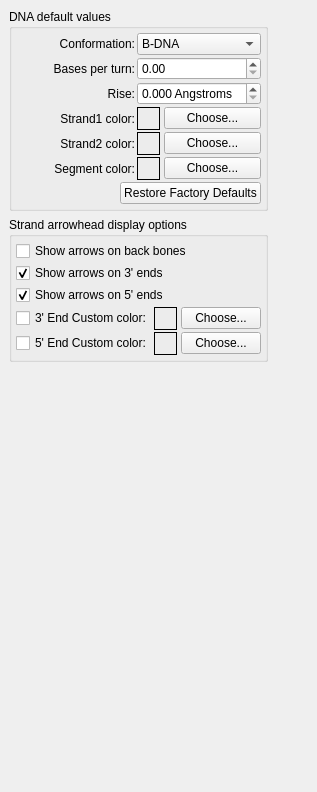
         <widget class="QWidget" name="DNA" >
          <layout class="QGridLayout" >
           <property name="margin" >
            <number>9</number>
           </property>
           <property name="spacing" >
            <number>6</number>
           </property>
           <item row="0" column="0" >
            <layout class="QVBoxLayout" >
             <property name="margin" >
              <number>0</number>
             </property>
             <property name="spacing" >
              <number>6</number>
             </property>
             <item>
              <widget class="QGroupBox" name="groupBox" >
               <property name="title" >
                <string>DNA default values</string>
               </property>
               <layout class="QVBoxLayout" >
                <property name="margin" >
                 <number>4</number>
                </property>
                <property name="spacing" >
                 <number>2</number>
                </property>
                <item>
                 <layout class="QGridLayout" >
                  <property name="margin" >
                   <number>0</number>
                  </property>
                  <property name="spacing" >
                   <number>2</number>
                  </property>
                  <item row="4" column="0" >
                   <widget class="QLabel" name="label_24" >
                    <property name="sizePolicy" >
                     <sizepolicy>
                      <hsizetype>1</hsizetype>
                      <vsizetype>5</vsizetype>
                      <horstretch>0</horstretch>
                      <verstretch>0</verstretch>
                     </sizepolicy>
                    </property>
                    <property name="text" >
                     <string>Strand2 color:</string>
                    </property>
                    <property name="alignment" >
                     <set>Qt::AlignRight|Qt::AlignTrailing|Qt::AlignVCenter</set>
                    </property>
                   </widget>
                  </item>
                  <item row="3" column="0" >
                   <widget class="QLabel" name="label_23" >
                    <property name="sizePolicy" >
                     <sizepolicy>
                      <hsizetype>1</hsizetype>
                      <vsizetype>5</vsizetype>
                      <horstretch>0</horstretch>
                      <verstretch>0</verstretch>
                     </sizepolicy>
                    </property>
                    <property name="text" >
                     <string>Strand1 color:</string>
                    </property>
                    <property name="alignment" >
                     <set>Qt::AlignRight|Qt::AlignTrailing|Qt::AlignVCenter</set>
                    </property>
                   </widget>
                  </item>
                  <item row="3" column="1" >
                   <layout class="QHBoxLayout" >
                    <property name="margin" >
                     <number>0</number>
                    </property>
                    <property name="spacing" >
                     <number>4</number>
                    </property>
                    <item>
                     <widget class="QFrame" name="dnaDefaultStrand1ColorFrame" >
                      <property name="sizePolicy" >
                       <sizepolicy>
                        <hsizetype>0</hsizetype>
                        <vsizetype>0</vsizetype>
                        <horstretch>0</horstretch>
                        <verstretch>0</verstretch>
                       </sizepolicy>
                      </property>
                      <property name="minimumSize" >
                       <size>
                        <width>23</width>
                        <height>23</height>
                       </size>
                      </property>
                      <property name="maximumSize" >
                       <size>
                        <width>23</width>
                        <height>23</height>
                       </size>
                      </property>
                      <property name="frameShape" >
                       <enum>QFrame::Box</enum>
                      </property>
                      <property name="frameShadow" >
                       <enum>QFrame::Plain</enum>
                      </property>
                     </widget>
                    </item>
                    <item>
                     <widget class="QPushButton" name="dnaDefaultStrand1ColorPushButton" >
                      <property name="text" >
                       <string>Choose...</string>
                      </property>
                      <property name="autoDefault" >
                       <bool>false</bool>
                      </property>
                     </widget>
                    </item>
                   </layout>
                  </item>
                  <item row="0" column="1" >
                   <widget class="QComboBox" name="dnaConformationComboBox" >
                    <item>
                     <property name="text" >
                      <string>B-DNA</string>
                     </property>
                    </item>
                   </widget>
                  </item>
                  <item row="5" column="1" >
                   <layout class="QHBoxLayout" >
                    <property name="margin" >
                     <number>0</number>
                    </property>
                    <property name="spacing" >
                     <number>4</number>
                    </property>
                    <item>
                     <widget class="QFrame" name="dnaDefaultSegmentColorFrame" >
                      <property name="sizePolicy" >
                       <sizepolicy>
                        <hsizetype>0</hsizetype>
                        <vsizetype>0</vsizetype>
                        <horstretch>0</horstretch>
                        <verstretch>0</verstretch>
                       </sizepolicy>
                      </property>
                      <property name="minimumSize" >
                       <size>
                        <width>23</width>
                        <height>23</height>
                       </size>
                      </property>
                      <property name="maximumSize" >
                       <size>
                        <width>23</width>
                        <height>23</height>
                       </size>
                      </property>
                      <property name="frameShape" >
                       <enum>QFrame::Box</enum>
                      </property>
                      <property name="frameShadow" >
                       <enum>QFrame::Plain</enum>
                      </property>
                     </widget>
                    </item>
                    <item>
                     <widget class="QPushButton" name="dnaDefaultSegmentColorPushButton" >
                      <property name="text" >
                       <string>Choose...</string>
                      </property>
                      <property name="autoDefault" >
                       <bool>false</bool>
                      </property>
                     </widget>
                    </item>
                   </layout>
                  </item>
                  <item row="2" column="0" >
                   <widget class="QLabel" name="label_6" >
                    <property name="text" >
                     <string>Rise:</string>
                    </property>
                    <property name="alignment" >
                     <set>Qt::AlignRight|Qt::AlignTrailing|Qt::AlignVCenter</set>
                    </property>
                   </widget>
                  </item>
                  <item row="1" column="1" >
                   <widget class="QDoubleSpinBox" name="dnaBasesPerTurnDoubleSpinBox" >
                    <property name="decimals" >
                     <number>2</number>
                    </property>
                    <property name="singleStep" >
                     <double>0.100000000000000</double>
                    </property>
                   </widget>
                  </item>
                  <item row="0" column="0" >
                   <widget class="QLabel" name="label_11" >
                    <property name="sizePolicy" >
                     <sizepolicy>
                      <hsizetype>1</hsizetype>
                      <vsizetype>5</vsizetype>
                      <horstretch>0</horstretch>
                      <verstretch>0</verstretch>
                     </sizepolicy>
                    </property>
                    <property name="text" >
                     <string>Conformation:</string>
                    </property>
                    <property name="alignment" >
                     <set>Qt::AlignRight|Qt::AlignTrailing|Qt::AlignVCenter</set>
                    </property>
                   </widget>
                  </item>
                  <item row="4" column="1" >
                   <layout class="QHBoxLayout" >
                    <property name="margin" >
                     <number>0</number>
                    </property>
                    <property name="spacing" >
                     <number>4</number>
                    </property>
                    <item>
                     <widget class="QFrame" name="dnaDefaultStrand2ColorFrame" >
                      <property name="sizePolicy" >
                       <sizepolicy>
                        <hsizetype>0</hsizetype>
                        <vsizetype>0</vsizetype>
                        <horstretch>0</horstretch>
                        <verstretch>0</verstretch>
                       </sizepolicy>
                      </property>
                      <property name="minimumSize" >
                       <size>
                        <width>23</width>
                        <height>23</height>
                       </size>
                      </property>
                      <property name="maximumSize" >
                       <size>
                        <width>23</width>
                        <height>23</height>
                       </size>
                      </property>
                      <property name="frameShape" >
                       <enum>QFrame::Box</enum>
                      </property>
                      <property name="frameShadow" >
                       <enum>QFrame::Plain</enum>
                      </property>
                     </widget>
                    </item>
                    <item>
                     <widget class="QPushButton" name="dnaDefaultStrand2ColorPushButton" >
                      <property name="text" >
                       <string>Choose...</string>
                      </property>
                      <property name="autoDefault" >
                       <bool>false</bool>
                      </property>
                     </widget>
                    </item>
                   </layout>
                  </item>
                  <item row="1" column="0" >
                   <widget class="QLabel" name="label_4" >
                    <property name="sizePolicy" >
                     <sizepolicy>
                      <hsizetype>1</hsizetype>
                      <vsizetype>5</vsizetype>
                      <horstretch>0</horstretch>
                      <verstretch>0</verstretch>
                     </sizepolicy>
                    </property>
                    <property name="text" >
                     <string>Bases per turn:</string>
                    </property>
                    <property name="alignment" >
                     <set>Qt::AlignRight|Qt::AlignTrailing|Qt::AlignVCenter</set>
                    </property>
                   </widget>
                  </item>
                  <item row="5" column="0" >
                   <widget class="QLabel" name="label_7" >
                    <property name="sizePolicy" >
                     <sizepolicy>
                      <hsizetype>1</hsizetype>
                      <vsizetype>5</vsizetype>
                      <horstretch>0</horstretch>
                      <verstretch>0</verstretch>
                     </sizepolicy>
                    </property>
                    <property name="text" >
                     <string>Segment color:</string>
                    </property>
                    <property name="alignment" >
                     <set>Qt::AlignRight|Qt::AlignTrailing|Qt::AlignVCenter</set>
                    </property>
                   </widget>
                  </item>
                  <item row="2" column="1" >
                   <widget class="QDoubleSpinBox" name="dnaRiseDoubleSpinBox" >
                    <property name="suffix" >
                     <string> Angstroms</string>
                    </property>
                    <property name="decimals" >
                     <number>3</number>
                    </property>
                    <property name="singleStep" >
                     <double>0.010000000000000</double>
                    </property>
                   </widget>
                  </item>
                 </layout>
                </item>
                <item>
                 <layout class="QHBoxLayout" >
                  <property name="margin" >
                   <number>0</number>
                  </property>
                  <property name="spacing" >
                   <number>4</number>
                  </property>
                  <item>
                   <spacer>
                    <property name="orientation" >
                     <enum>Qt::Horizontal</enum>
                    </property>
                    <property name="sizeHint" >
                     <size>
                      <width>40</width>
                      <height>20</height>
                     </size>
                    </property>
                   </spacer>
                  </item>
                  <item>
                   <widget class="QPushButton" name="dnaRestoreFactoryDefaultsPushButton" >
                    <property name="text" >
                     <string>Restore Factory Defaults</string>
                    </property>
                    <property name="autoDefault" >
                     <bool>false</bool>
                    </property>
                   </widget>
                  </item>
                 </layout>
                </item>
               </layout>
              </widget>
             </item>
             <item>
              <widget class="QGroupBox" name="dna_reduced_model_options_grpbox" >
               <property name="title" >
                <string>Strand arrowhead display options</string>
               </property>
               <layout class="QGridLayout" >
                <property name="margin" >
                 <number>4</number>
                </property>
                <property name="spacing" >
                 <number>2</number>
                </property>
                <item row="4" column="0" >
                 <layout class="QHBoxLayout" >
                  <property name="margin" >
                   <number>0</number>
                  </property>
                  <property name="spacing" >
                   <number>2</number>
                  </property>
                  <item>
                   <widget class="QCheckBox" name="strandFivePrimeArrowheadsCustomColorCheckBox" >
                    <property name="text" >
                     <string>5' End Custom color:</string>
                    </property>
                   </widget>
                  </item>
                  <item>
                   <layout class="QHBoxLayout" >
                    <property name="margin" >
                     <number>0</number>
                    </property>
                    <property name="spacing" >
                     <number>4</number>
                    </property>
                    <item>
                     <widget class="QFrame" name="strandFivePrimeArrowheadsCustomColorFrame" >
                      <property name="sizePolicy" >
                       <sizepolicy>
                        <hsizetype>0</hsizetype>
                        <vsizetype>0</vsizetype>
                        <horstretch>0</horstretch>
                        <verstretch>0</verstretch>
                       </sizepolicy>
                      </property>
                      <property name="minimumSize" >
                       <size>
                        <width>23</width>
                        <height>23</height>
                       </size>
                      </property>
                      <property name="maximumSize" >
                       <size>
                        <width>23</width>
                        <height>23</height>
                       </size>
                      </property>
                      <property name="frameShape" >
                       <enum>QFrame::Box</enum>
                      </property>
                      <property name="frameShadow" >
                       <enum>QFrame::Plain</enum>
                      </property>
                     </widget>
                    </item>
                    <item>
                     <widget class="QPushButton" name="strandFivePrimeArrowheadsCustomColorPushButton" >
                      <property name="text" >
                       <string>Choose...</string>
                      </property>
                      <property name="autoDefault" >
                       <bool>false</bool>
                      </property>
                     </widget>
                    </item>
                   </layout>
                  </item>
                 </layout>
                </item>
                <item row="3" column="0" >
                 <layout class="QHBoxLayout" >
                  <property name="margin" >
                   <number>0</number>
                  </property>
                  <property name="spacing" >
                   <number>2</number>
                  </property>
                  <item>
                   <widget class="QCheckBox" name="strandThreePrimeArrowheadsCustomColorCheckBox" >
                    <property name="text" >
                     <string>3' End Custom color:</string>
                    </property>
                   </widget>
                  </item>
                  <item>
                   <layout class="QHBoxLayout" >
                    <property name="margin" >
                     <number>0</number>
                    </property>
                    <property name="spacing" >
                     <number>4</number>
                    </property>
                    <item>
                     <widget class="QFrame" name="strandThreePrimeArrowheadsCustomColorFrame" >
                      <property name="sizePolicy" >
                       <sizepolicy>
                        <hsizetype>0</hsizetype>
                        <vsizetype>0</vsizetype>
                        <horstretch>0</horstretch>
                        <verstretch>0</verstretch>
                       </sizepolicy>
                      </property>
                      <property name="minimumSize" >
                       <size>
                        <width>23</width>
                        <height>23</height>
                       </size>
                      </property>
                      <property name="maximumSize" >
                       <size>
                        <width>23</width>
                        <height>23</height>
                       </size>
                      </property>
                      <property name="frameShape" >
                       <enum>QFrame::Box</enum>
                      </property>
                      <property name="frameShadow" >
                       <enum>QFrame::Plain</enum>
                      </property>
                     </widget>
                    </item>
                    <item>
                     <widget class="QPushButton" name="strandThreePrimeArrowheadsCustomColorPushButton" >
                      <property name="text" >
                       <string>Choose...</string>
                      </property>
                      <property name="autoDefault" >
                       <bool>false</bool>
                      </property>
                     </widget>
                    </item>
                   </layout>
                  </item>
                 </layout>
                </item>
                <item row="2" column="0" >
                 <widget class="QCheckBox" name="arrowsOnFivePrimeEnds_checkBox" >
                  <property name="text" >
                   <string>Show arrows on 5' ends</string>
                  </property>
                  <property name="checked" >
                   <bool>true</bool>
                  </property>
                 </widget>
                </item>
                <item row="1" column="0" >
                 <widget class="QCheckBox" name="arrowsOnThreePrimeEnds_checkBox" >
                  <property name="text" >
                   <string>Show arrows on 3' ends</string>
                  </property>
                  <property name="checked" >
                   <bool>true</bool>
                  </property>
                 </widget>
                </item>
                <item row="0" column="0" >
                 <widget class="QCheckBox" name="arrowsOnBackBones_checkBox" >
                  <property name="text" >
                   <string>Show arrows on back bones</string>
                  </property>
                 </widget>
                </item>
               </layout>
              </widget>
             </item>
             <item>
              <spacer>
               <property name="orientation" >
                <enum>Qt::Vertical</enum>
               </property>
               <property name="sizeHint" >
                <size>
                 <width>20</width>
                 <height>421</height>
                </size>
               </property>
              </spacer>
             </item>
            </layout>
           </item>
           <item row="0" column="1" >
            <spacer>
             <property name="orientation" >
              <enum>Qt::Horizontal</enum>
             </property>
             <property name="sizeHint" >
              <size>
               <width>40</width>
               <height>20</height>
              </size>
             </property>
            </spacer>
           </item>
          </layout>
         </widget>
